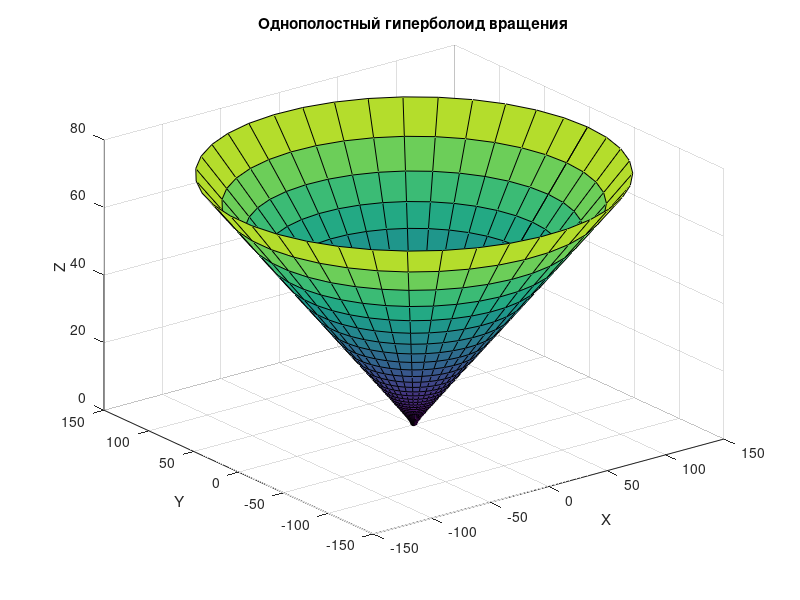

This chart was generated by the following MATLAB code:
u=linspace(0,5,40); v=linspace(0,2*pi,40);
[UU,VV]=meshgrid(u,v);
a=2; c=1;
x=a*cosh(UU).*cos(VV);
y=a*cosh(UU).*sin(VV);
z=c*sinh(UU);
surf(x,y,z);
xlabel('X'); ylabel('Y');
zlabel('Z'); 
title('Однополостный гиперболоид вращения');